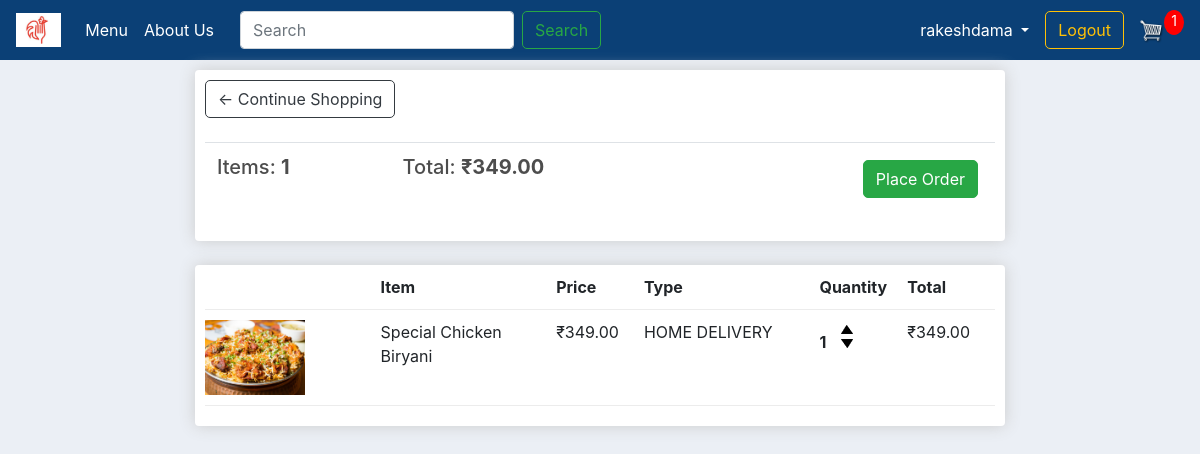
Page /cart/ (signed in) on the earlier database version.
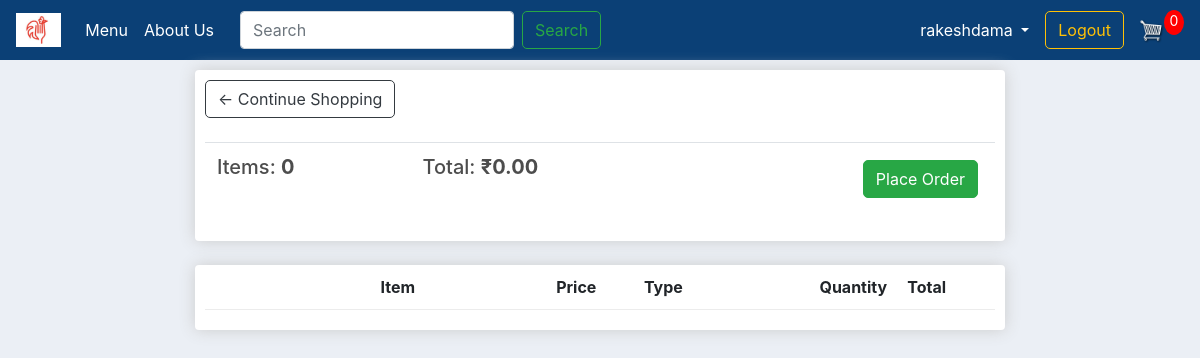
Same page on the later database version.
### store/models.py (models this page shows, shortened)
class Order(models.Model):
    STATUS = (
        ('Pending', 'Pending'),
        ('Delivered', 'Delivered'),
    )
    customer = models.ForeignKey(Customer, on_delete=models.SET_NULL, blank=True, null=True)
    date_ordered = models.DateTimeField(auto_now_add=True)
    complete = models.BooleanField(default=False, null=True, blank=False)
    transaction_id = models.CharField(max_length=200, null=True)
    status = models.CharField(max_length=200, null=True, choices=STATUS, default=STATUS[0][0])
    @property
    def get_cart_total(self):
        orderitems = self.orderitem_set.all()
        total = sum([item.get_total for item in orderitems])
        return total
    @property
    def get_cart_items(self):
        orderitems = self.orderitem_set.all()
        total = sum([item.quantity for item in orderitems])
        return total

class OrderItem(models.Model):
    ORDER_TYPE = (
        ('HOME DELIVERY', 'HOME DELIVERY'),
        ('DINE IN', 'DINE IN'),
    )
    item = models.ForeignKey(Item, on_delete=models.SET_NULL, null=True)
    order = models.ForeignKey(Order, on_delete=models.SET_NULL, blank=True, null=True)
    quantity = models.IntegerField(default=0, null=True, blank=True)
    order_type = models.CharField(max_length=100, null=True, blank=True, choices=ORDER_TYPE, default=ORDER_TYPE[0][0])
    date_added = models.DateTimeField(auto_now_add=True)
    @property
    def get_total(self):
        total = self.item.price * self.quantity
        return total

class Item(models.Model):
    CATEGORY = (
        ('VEG', 'VEG'),
        ('NON-VEG', 'NON-VEG'),
        ('SNACKS', 'SNACKS'),
    )
    AVA = (
        ('Yes', 'Yes'),
        ('No', 'No'),
    )
    name = models.CharField(max_length=200, null=True)
    price = models.DecimalField(null=True, max_digits=10, decimal_places=2)
    category = models.CharField(max_length=200, null=True, choices=CATEGORY)
    description = models.CharField(max_length=500, null=True)
    image = models.ImageField(null=True, blank=True)
    available = models.CharField(max_length=200, null=True, choices=AVA, default=AVA[0][0])
    @property
    def imageURL(self):
        try:
            url = self.image.url
        except:
            url = ''
        return url

### store/views.py (the view)
# urls.py: path('cart/', views.cart, name="cart"),
@login_required(login_url='login')
def cart(request):
    if request.user.is_authenticated:
        customer = request.user.customer
        order, created = Order.objects.get_or_create(customer=customer, complete=False)
        items = order.orderitem_set.all()
        cartItems = order.get_cart_items
    else:
        order = {'get_cart_total': 0, 'get_cart_items': 0, 'order_type': False}
        items = []
        cartItems = order['get_cart_items']
    context = {'items': items, 'order': order, 'cartItems': cartItems}
    return render(request, 'stores/cart.html', context)

### store/templates/stores/cart.html (shortened to what this page needs)
{% extends 'stores/main.html' %}
{% load static %}
{% block content %}
    <div class="row">
        <div class="col-lg-12">
            <div class="box-element">
                <a class="btn btn-outline-dark" href="{% url 'menu' %}">&#x2190; Continue Shopping</a>
                <br>
                <br>
                <table class="table">
                    <tr>
                        <th><h5>Items: <strong>{{ order.get_cart_items }}</strong></h5></th>
                        <th><h5>Total: <strong>₹{{ order.get_cart_total|floatformat:2 }}</strong></h5></th>
                        <th>
                            <a style="float: right; margin:5px" class="btn btn-success" href="{% url 'checkout' %}">Place Order</a>
                        </th>
                    </tr>
                </table>
            </div>
            <br>
            <div class="box-element">
                <div class="cart-row">
                    <div style="flex: 2"><strong>Item</strong></div>
                    <div style="flex: 1"><strong>Price</strong></div>
                    <div style="flex: 2"><strong>Type</strong></div>
                    <div style="flex: 1"><strong>Quantity</strong></div>
                    <div style="flex: 1"><strong>Total</strong></div>
                </div>
                {% for item in items %}
                    <div class="cart-row">
                        <div style="flex:2"><img class="row-image" src="{{ item.item.imageURL }}"></div>
                        <div style="flex:2"><p>{{ item.item.name }}</p></div>
                        <div style="flex:1"><p>₹{{ item.item.price|floatformat:2 }}</p></div>
                        <div style="flex:2"><p>{{ item.order_type }}</p></div>
                        <div style="flex:1">
                            <p class="quantity">{{ item.quantity }}</p>
                            <div class="quantity">
                                <img data-product="{{ item.item.id }}" data-action="add"
                                     class="chg-quantity update-cart" src="{% static  'images/arrow-up.png' %}">
                                <img data-product="{{ item.item.id }}" data-action="remove"
                                     class="chg-quantity update-cart" src="{% static  'images/arrow-down.png' %}">
                            </div>
                        </div>
                        <div style="flex:1"><p>₹{{ item.get_total|floatformat:2 }}</p></div>
                    </div>
                {% endfor %}
            </div>
        </div>
    </div>
{% endblock content %}

### store/templates/stores/nav.html (shortened to what this page needs)
{% load static %}
<nav class="navbar navbar-expand-lg navbar-dark bg-dark">
    <a class="navbar-brand" href="{% url 'menu' %}"><img height="34px" src="{% static 'images/logo.jpg' %}"
                                                         alt="Biryani Walla"></a>
    <div class="collapse navbar-collapse" id="navbarSupportedContent">
        <ul class="navbar-nav mr-auto">
            <li class="nav-item active">
                <a class="nav-link" href="{% url 'menu' %}">Menu <span class="sr-only">(current)</span></a>
            </li>
            <li class="nav-item active">
                <a class="nav-link" href="{% url 'about' %}">About Us <span class="sr-only">(current)</span></a>
            </li>
            <form class="form-inline my-2 my-lg-0" action="{% url 'search' %}">
                <input name="query" id="search-input" class="form-control mr-sm-2" type="search" placeholder="Search"
                       aria-label="Search">
                <button class="btn btn-outline-success" type="submit">Search</button>
            </form>
        </ul>
        <div class="form-inline my-2 my-lg-0">
            {% if request.user.is_authenticated %}
                <li class="nav-item dropdown form-inline">
                    <a class="nav-link dropdown-toggle" href="#" id="text-now" data-toggle="dropdown"
                       aria-haspopup="true" aria-expanded="false" style="color: white">
                        {{ request.user }}
                    </a>
                </li>
            {% endif %}
            {% if request.user.is_authenticated %}
                <a href="{% url 'logout' %}" class="btn btn-outline-warning">Logout</a>
            {% endif %}
            <a href="{% url 'cart' %}">
                <img id="cart-icon" alt="cart" src="{% static 'images/cart.png' %}">
            </a>
            <p id="cart-total">{{ cartItems }}</p>
        </div>
    </div>
</nav>

Differences in the rows shown:
removed OrderItem: item.imageURL (picture), item.name "Special Chicken Biryani", item.price "349.00", order_type "HOME DELIVERY", quantity "1", get_total "349.00"
computed for Order: get_cart_items "1" → "0"; get_cart_total "349.00" → "0.00"
Other differences:
{{ cartItems }}: "1" → "0"
